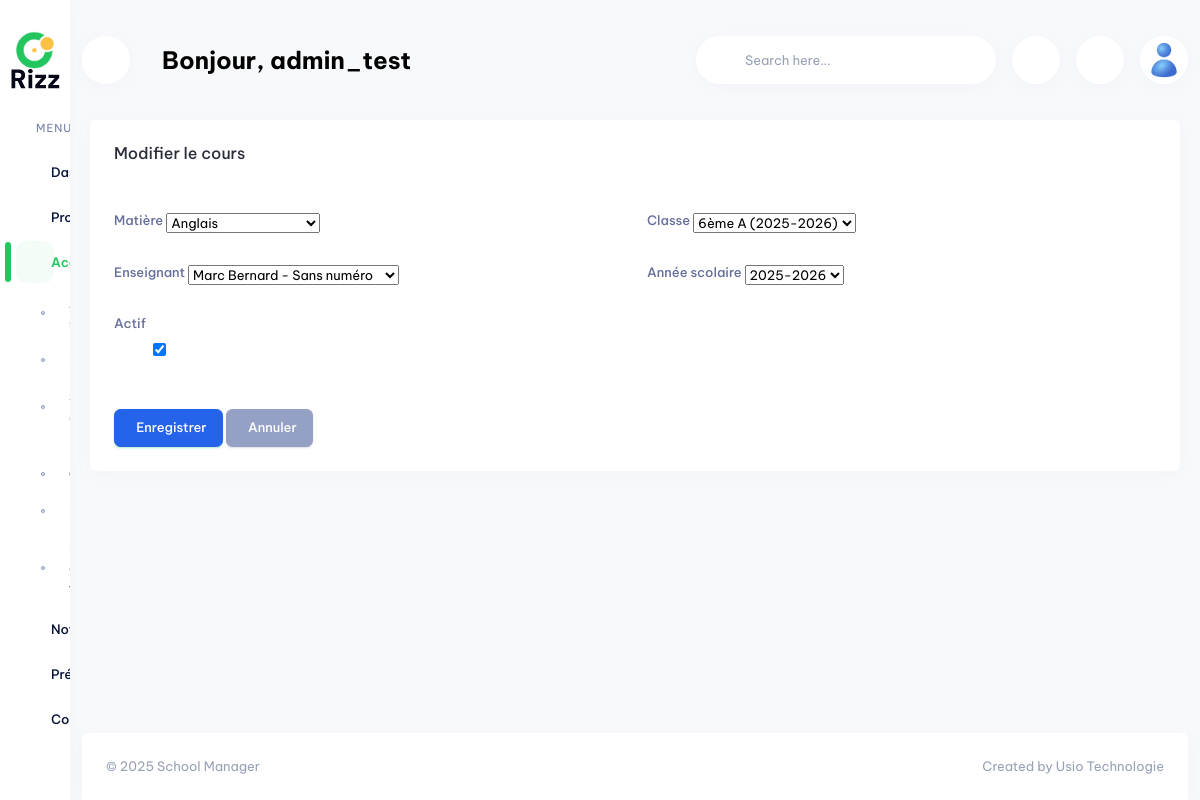
Screenshot of /academic/courses/38/update/ (signed in) with the database file from the repository.
### app_profile/models.py (models this page shows, shortened)
class Profile(models.Model):
    GENDER = [('male', 'Masculin'), ('female', 'Féminin'), ('other', 'Autre')]
    user = models.OneToOneField(
        User,
        on_delete=models.CASCADE,
        verbose_name="Utilisateur",
        help_text="Utilisateur Django associé à ce profil",
        related_name="profile"
    )
    reference = models.UUIDField(
        default=uuid4,
        unique=True,
        editable=False,
        verbose_name="Référence",
        help_text="Référence unique UUID du profil"
    )
    full_name = models.CharField(
        max_length=200,
        verbose_name="Nom complet",
        help_text="Nom et prénom du titulaire du compte"
    )
    firstname = models.CharField(
        max_length=100,
        verbose_name="Prénom",
        null=True,
        blank=True,
        help_text="Prénom du titulaire du compte"
    )
    name = models.CharField(
        max_length=100,
        verbose_name="Nom de famille",
        null=True,
        blank=True,
        help_text="Nom de famille du titulaire du compte"
    )
    birth_date = models.DateField(
        blank=True,
        null=True,
        verbose_name="Date de naissance",
        help_text="Date de naissance du titulaire (optionnel)"
    )
    id_card_number = models.CharField(
        max_length=50,
        blank=True,
        null=True,
        verbose_name="Numéro de pièce d'identité",
        help_text="Numéro de la pièce d'identité (optionnel)"
    )
    pincode = models.CharField(
        max_length=20,
        blank=True,
        null=True,
        verbose_name="Code PIN",
        help_text="Code PIN personnel (optionnel)"
    )
    gender = models.CharField(
        max_length=10,
        choices=GENDER,
        blank=True,
        null=True,
        verbose_name="Genre",
        help_text="Genre du titulaire (optionnel)"
    )
    country = models.ForeignKey(
        Country,
        on_delete=models.PROTECT,
        verbose_name="Pays",
        blank=True,
        null=True,
        help_text="Pays d'origine du titulaire"
    )
    phone = models.CharField(
        max_length=20,
        blank=True,
        null=True,
        verbose_name="Téléphone",
        help_text="Numéro de téléphone (optionnel)"
    )
    is_verified = models.BooleanField(
        default=False,
        verbose_name="Vérifié",
        help_text="Indique si le profil a été vérifié"
    )
    ROLE_CHOICES = [
        ('student', 'Élève'),
        ('teacher', 'Enseignant'),
        ('parent', 'Parent'),
        ('admin', 'Administrateur'),
        ('staff', 'Personnel'),
    ]
    role = models.CharField(
        max_length=20,
        choices=ROLE_CHOICES,
        blank=True,
        null=True,
        verbose_name="Rôle",
        help_text="Rôle principal du profil"
    )
    max_wallets = models.PositiveIntegerField(
        default=5,
        verbose_name="Nombre maximum de wallets",
        help_text="Nombre maximum de wallets que cet utilisateur peut créer (0 = illimité)"
    )
    photo = models.ImageField(
        upload_to='profiles/photos/',
        blank=True,
        null=True,
        verbose_name="Photo de profil",
        help_text="Photo de profil de l'utilisateur (max 2 Mo)"
    )
    is_active = models.BooleanField(
        default=True,
        verbose_name="Actif",
        help_text="Indique si le profil est actif"
    )
    created_at = models.DateTimeField(
        auto_now_add=True,
        verbose_name="Date de création"
    )
    updated_at = models.DateTimeField(
        auto_now=True,
        verbose_name="Date de modification"
    )
    objects = ProfileManager()
    class Meta:
        verbose_name = "Profile"
        verbose_name_plural = "Profiles"
        ordering = ['created_at']
        unique_together = ['phone']

### app_academic/models.py (models this page shows, shortened)
class Course(models.Model):
    subject = models.ForeignKey(
        Subject,
        on_delete=models.PROTECT,
        related_name='courses',
        verbose_name="Matière",
        help_text="Matière enseignée"
    )
    class_section = models.ForeignKey(
        Class,
        on_delete=models.PROTECT,
        related_name='courses',
        verbose_name="Classe",
        help_text="Classe concernée"
    )
    teacher = models.ForeignKey(
        'app_profile.Teacher',
        on_delete=models.PROTECT,
        related_name='courses',
        verbose_name="Enseignant",
        help_text="Enseignant responsable du cours"
    )
    academic_year = models.ForeignKey(
        AcademicYear,
        on_delete=models.PROTECT,
        related_name='courses',
        verbose_name="Année scolaire",
        help_text="Année scolaire du cours"
    )
    is_active = models.BooleanField(
        default=True,
        verbose_name="Actif",
        help_text="Indique si le cours est actif"
    )
    created_at = models.DateTimeField(
        auto_now_add=True,
        verbose_name="Date de création"
    )
    updated_at = models.DateTimeField(
        auto_now=True,
        verbose_name="Date de modification"
    )
    created_by = models.ForeignKey(
        settings.AUTH_USER_MODEL,
        on_delete=models.SET_NULL,
        null=True,
        blank=True,
        related_name='courses_created',
        verbose_name="Créé par"
    )
    updated_by = models.ForeignKey(
        settings.AUTH_USER_MODEL,
        on_delete=models.SET_NULL,
        null=True,
        blank=True,
        related_name='courses_updated',
        verbose_name="Modifié par"
    )
    class Meta:
        verbose_name = "Cours"
        verbose_name_plural = "Cours"
        ordering = ['academic_year', 'class_section', 'subject']
        unique_together = [['subject', 'class_section', 'teacher', 'academic_year']]
        indexes = [
            models.Index(fields=['academic_year', 'is_active']),
            models.Index(fields=['class_section', 'subject']),
            models.Index(fields=['teacher', 'academic_year']),
        ]

### app_academic/views.py (the view, shortened to what this page needs)
# urls.py: path('courses/<int:pk>/update/', views.CourseUpdateView.as_view(), name='course_update'),
class CourseUpdateView(PermissionRequiredMixin, UpdateView):
    model = Course
    template_name = 'app_academic/course_update.html'
    fields = ['subject', 'class_section', 'teacher', 'academic_year', 'is_active']
    required_permission = 'edit_academic_year'
    required_resource = 'app_academic'
    @method_decorator(login_required)
    def dispatch(self, *args, **kwargs):
        return super().dispatch(*args, **kwargs)
    def get_queryset(self):
        return Course.objects.filter(is_active=True)

### templates/app_academic/course_update.html (shortened to what this page needs)
{% extends "base.html" %}
{% load static %}
{% block content %}
<div class="row">
    <div class="col-12">
        <div class="card">
            <div class="card-header">
                <h4 class="card-title mb-0">Modifier le cours</h4>
            </div>
            <div class="card-body">
                <form method="post">
                    <div class="row">
                        <div class="col-md-6">
                            <div class="mb-3">
                                <label for="{{ form.subject.id_for_label }}" class="form-label">{{ form.subject.label }}</label>
                                {{ form.subject }}
                            </div>
                        </div>
                        <div class="col-md-6">
                            <div class="mb-3">
                                <label for="{{ form.class_section.id_for_label }}" class="form-label">{{ form.class_section.label }}</label>
                                {{ form.class_section }}
                            </div>
                        </div>
                    </div>
                    <div class="row">
                        <div class="col-md-6">
                            <div class="mb-3">
                                <label for="{{ form.teacher.id_for_label }}" class="form-label">{{ form.teacher.label }}</label>
                                {{ form.teacher }}
                            </div>
                        </div>
                        <div class="col-md-6">
                            <div class="mb-3">
                                <label for="{{ form.academic_year.id_for_label }}" class="form-label">{{ form.academic_year.label }}</label>
                                {{ form.academic_year }}
                            </div>
                        </div>
                    </div>
                    <div class="row">
                        <div class="col-md-6">
                            <div class="mb-3">
                                <label for="{{ form.is_active.id_for_label }}" class="form-label">{{ form.is_active.label }}</label>
                                <div class="form-check form-switch">
                                    {{ form.is_active }}
                                </div>
                            </div>
                        </div>
                    </div>
                    <div class="mt-3">
                        <button type="submit" class="btn btn-primary">
                             Enregistrer
                        </button>
                        <a href="{% url 'app_academic:course_detail' course.pk %}" class="btn btn-secondary">
                             Annuler
                        </a>
                    </div>
                </form>
            </div>
        </div>
    </div>
</div>
{% endblock %}

### templates/base.html (shortened to what this page needs)
<!DOCTYPE html>
{% load static %}
<html lang="en" dir="ltr" data-startbar="light" data-bs-theme="light">
<head>
    <link rel="stylesheet" href="{% static 'school_manager/assets/libs/jsvectormap/css/jsvectormap.min.css' %}">
     <link href="{% static 'school_manager/assets/css/bootstrap.min.css' %}" rel="stylesheet" type="text/css" />
     <link href="{% static 'school_manager/assets/css/icons.min.css' %}" rel="stylesheet" type="text/css" />
     <link href="{% static 'school_manager/assets/css/app.min.css' %}" rel="stylesheet" type="text/css" />
     <link href="{% static 'school_manager/assets/css/custom-colors.css' %}" rel="stylesheet" type="text/css" />
</head>
<body>
    {% block navbar %}
    <div class="topbar d-print-none">
        <div class="container-xxl">
            <nav class="topbar-custom d-flex justify-content-between" id="topbar-custom">
                <ul class="topbar-item list-unstyled d-inline-flex align-items-center mb-0">
                    <li>
                        <button class="nav-link mobile-menu-btn nav-icon" id="togglemenu">
                        </button>
                    </li>
                    <li class="mx-3 welcome-text">
                        <h3 class="mb-0 fw-bold text-truncate">Bonjour, {{ user_full_name|default:request.user.username }}</h3>
                    </li>
                </ul>
                <ul class="topbar-item list-unstyled d-inline-flex align-items-center mb-0">
                    <li class="hide-phone app-search">
                        <form role="search" action="" method="get">
                            <input type="search" name="search" class="form-control top-search mb-0" placeholder="Search here...">
                            <button type="submit"></button>
                        </form>
                    </li>
                    <li class="topbar-item">
                        <a class="nav-link nav-icon" href="javascript:void(0);" id="light-dark-mode">
                        </a>
                    </li>
                    <li class="dropdown topbar-item">
                        <a class="nav-link dropdown-toggle arrow-none nav-icon" data-bs-toggle="dropdown" href="index.html#" role="button"
                            aria-haspopup="false" aria-expanded="false">
                        </a>
                    </li>
                    {% if request.user.is_authenticated %}
                        <li class="dropdown topbar-item">
                          <a class="nav-link dropdown-toggle arrow-none nav-icon" data-bs-toggle="dropdown" href="#" role="button"
                             aria-haspopup="false" aria-expanded="false">
                            {% if user_photo %}
                              <img src="{{ user_photo.url }}" alt="{{ user_full_name|default:request.user.username }}" class="thumb-lg rounded-circle">
                            {% else %}
                              <img src="{% static 'school_manager/assets/images/avatar.jpg' %}" alt="{{ user_full_name|default:request.user.username }}" class="thumb-lg rounded-circle">
                            {% endif %}
                          </a>
                        </li>
                        {% else %}
                        <li class="topbar-item">
                          <a class="btn btn-sm btn-primary" href="{% url 'app_profile:login' %}">Se connecter</a>
                        </li>
                        {% endif %}
                </ul>
            </nav>
        </div>
    </div>
    {% endblock %}
    {% block sidebar %}
    <div class="startbar d-print-none">
        <div class="brand">
            <a href="index.html" class="logo">
                <span>
                    <img src="assets/images/logo-sm.png" alt="logo-small" class="logo-sm">
                </span>
            </a>
        </div>
        <div class="startbar-menu" >
            <div class="startbar-collapse" id="startbarCollapse" data-simplebar>
                <div class="d-flex align-items-start flex-column w-100">
                    <ul class="navbar-nav mb-auto w-100">
                        {% for menu_item in sidebar_menu %}
                            <li class="nav-item">
                                {% if menu_item.url %}
                                    <a class="nav-link {% if menu_item.is_active %}active{% endif %}" href="{{ menu_item.url }}">
                                    </a>
                                {% elif menu_item.children %}
                                    {% with menu_id="sidebar"|add:menu_item.title|slugify %}
                                    <a class="nav-link {% if menu_item.is_active %}active{% endif %}" href="#{{ menu_id }}" data-bs-toggle="collapse" role="button"
                                        aria-expanded="{% if menu_item.is_active %}true{% else %}false{% endif %}" aria-controls="{{ menu_id }}">
                                    </a>
                                    {% endwith %}
                                {% endif %}
                            </li>
                        {% endfor %}
                    </ul>
                </div>
            </div>
        </div>
    </div>
    {% endblock %}
    <div class="page-wrapper">
        <div class="page-content">
            <div class="container-xxl">
              {% block content %}
              {% endblock %}
            </div>
            <footer class="footer text-center text-sm-start d-print-none">
                <div class="container-xxl">
                    <div class="row">
                        <div class="col-12">
                            <div class="card mb-0 rounded-bottom-0">
                                <div class="card-body">
                                    <p class="text-muted mb-0">
                                        ©
                                        School Manager
                                        <span
                                            class="text-muted d-none d-sm-inline-block float-end">
                                            Created by Usio Technologie</span>
                                    </p>
                                </div>
                            </div>
                        </div>
                    </div>
                </div>
            </footer>
        </div>
    </div>
</body>
</html>

### rows the page displays
Profile: full_name.username "admin_test"
Course: subject "Anglais", class_section "6ème A (2025-2026)", teacher "Marc Bernard - Sans numéro", academic_year "2025-2026", is_active "☑"
